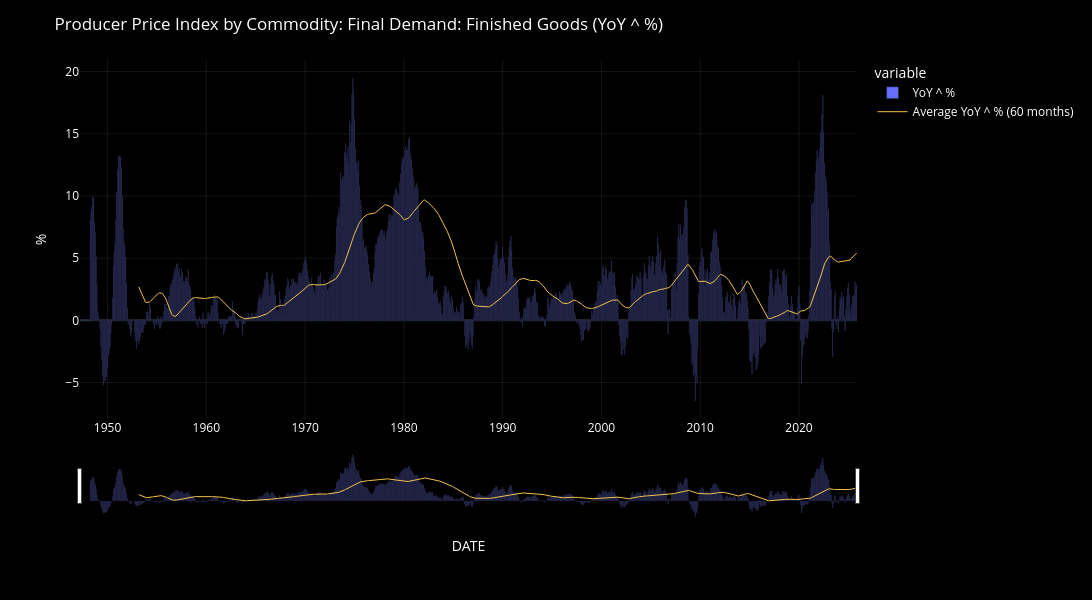

Notebook code cell kept with this figure:
### Code cell
fig = plot_df_chart(
    df[[COL]],
    chart_title = DICT[INDICATOR]["title"] + f' ({COL})',
    chart_type = "bar",
    yaxis_title = "%",
    draw=False,
)

AVG_PERIOD = 12 * 5

fig.add_trace(go.Scatter(
    x=df.index,
    y=df[COL].rolling(window=AVG_PERIOD).mean(),
    name='Average ' + COL + f' ({AVG_PERIOD} months)',
    line=dict(
        width=1,
        color="#F2C14E",
        # dash="dash"
    ),
    # hoverinfo="skip",
    # showlegend=False,
))

fig.show()

### Figure 1 — Plotly figure (JSON) as saved in the notebook; plotly's stock layout.template omitted (floating-point values rounded to 4 significant figures; data arrays with more than 128 entries replaced by an {"elided": "..."} marker saying what was removed)
{"data": [{"hovertemplate": "<b>%{fullData.name}</b><br>%{y:.2f}<extra></extra>", "legendgroup": "YoY ^ %", "marker": {"color": "#636efa", "pattern": {"shape": ""}}, "name": "YoY ^ %", "orientation": "v", "showlegend": true, "textposition": "auto", "type": "bar", "x": {"elided": "944 str values"}, "xaxis": "x", "y": {"elided": "944 float values"}, "yaxis": "y"}, {"line": {"color": "#F2C14E", "width": 1}, "name": "Average YoY ^ % (60 months)", "type": "scatter", "x": {"elided": "944 str values"}, "y": {"elided": "944 float values"}}], "layout": {"barmode": "relative", "dragmode": "zoom", "font": {"color": "white", "size": 12}, "height": 600, "legend": {"bgcolor": "rgba(0,0,0,0)", "itemclick": "toggle", "itemdoubleclick": "toggleothers", "title": {"text": "variable"}, "tracegroupgap": 0}, "margin": {"t": 60}, "paper_bgcolor": "black", "plot_bgcolor": "black", "title": {"text": "Producer Price Index by Commodity: Final Demand: Finished Goods (YoY ^ %)"}, "width": 1300, "xaxis": {"anchor": "y", "domain": [0, 1], "gridcolor": "rgba(255,255,255,0.08)", "rangeslider": {"visible": true}, "showgrid": true, "title": {"text": "DATE"}}, "yaxis": {"anchor": "x", "domain": [0, 1], "fixedrange": false, "gridcolor": "rgba(255,255,255,0.08)", "showgrid": true, "title": {"text": "%"}}}}
